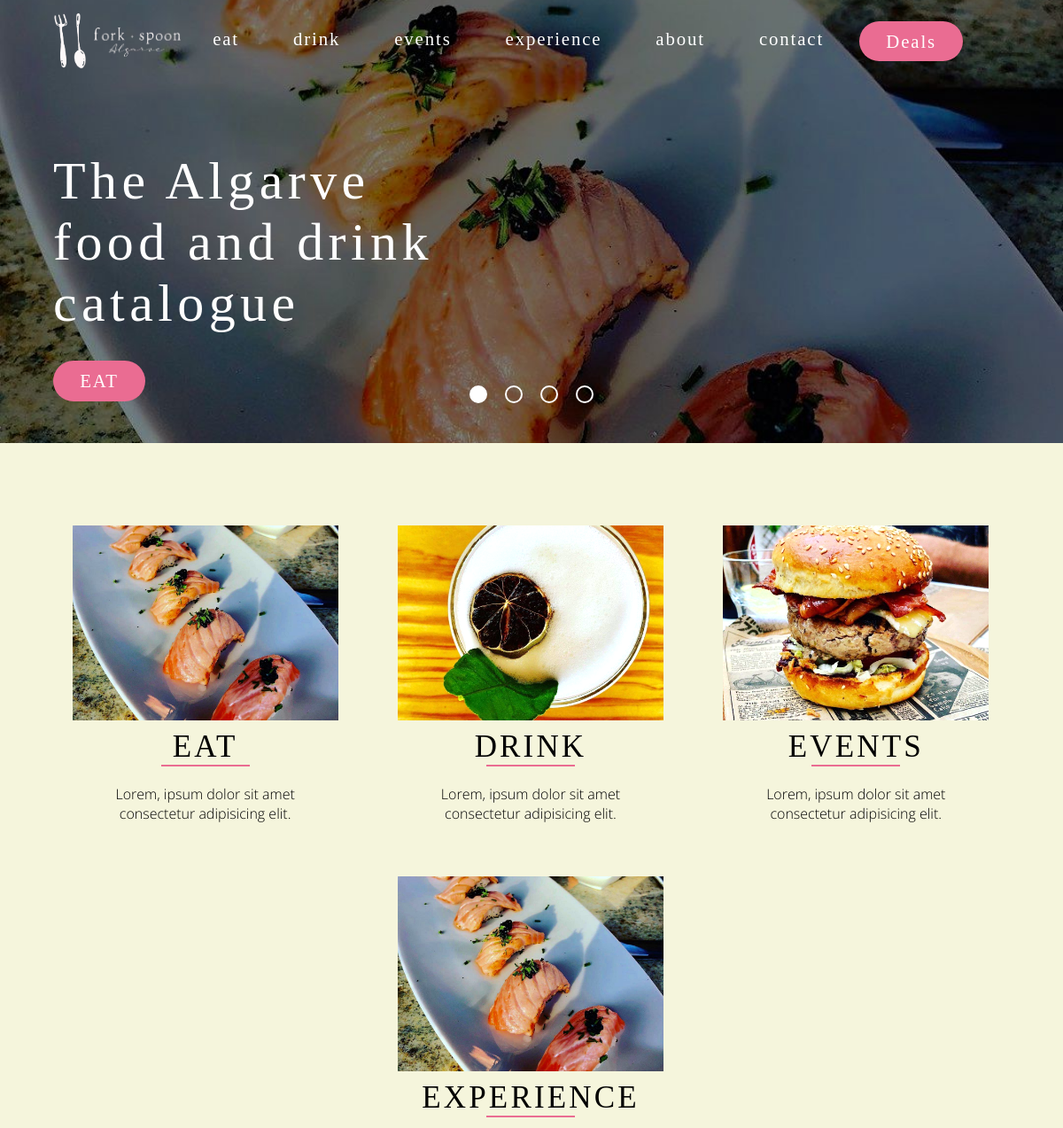
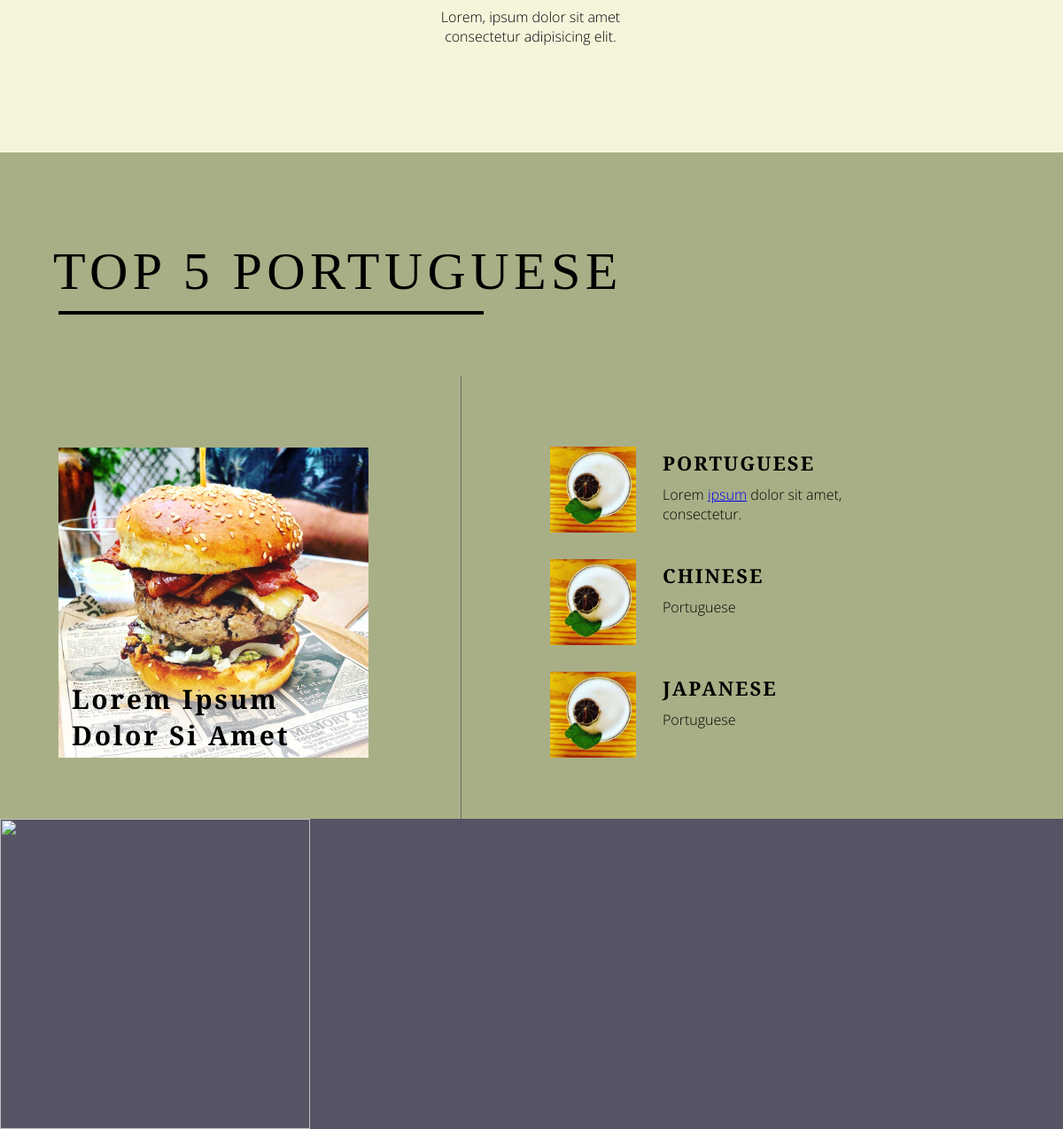
The page / on the database its author committed (2 pictures, top to bottom).
### home/models.py (models this page shows, shortened)
class NavBar(models.Model):
    logo = models.ImageField(upload_to="images/", default="")
    logo_text = models.ImageField(upload_to="images/", default="")
    link_1 = models.CharField(max_length=50)
    link_2 = models.CharField(max_length=50)
    link_3 = models.CharField(max_length=50)
    link_4 = models.CharField(max_length=50)
    link_5 = models.CharField(max_length=50)
    link_6 = models.CharField(max_length=50)
    button_text = models.CharField(max_length=50, default="DEALS")
    class Meta:
        verbose_name_plural = "Navigation bar"
    name = Meta()

class Hero(models.Model):
    button_text = models.CharField(max_length=30)
    slide = models.ImageField(upload_to='images/')
    class Meta:
        verbose_name = "Hero Slide"

class HeroTitle(models.Model):
    title = models.CharField(max_length=200)
    class Meta:
        verbose_name_plural = "Hero Title"
    def __str__(self):
        return self.title

class Category(models.Model):
    category_name = models.CharField(max_length=50)
    image = models.ImageField(upload_to='images/')
    category_description = models.TextField()
    class Meta:
        verbose_name_plural = "Categories"

class Top5(models.Model):
    Top_5 = models.CharField(max_length=100, default="Portuguese")
    Description = models.TextField(default="Portuguese")
    def create_links(self):
        string = self.Description
        if "{" in string:
            bracket_text = string[string.index("{"):string.index("]") + 1]
            link_text = string[string.index("{") + 1:string.index("}")]
            link = string[string.index("[") + 1:string.index("]")]
            self.Description = string.replace(bracket_text, f"<a href='{link}'>{link_text}</a>")
            return self.create_links()
        return string

class Example(models.Model):
    image = models.ImageField(upload_to='images/')

class Post(models.Model):
    Appear_on = models.ManyToManyField("Top5")
    image = models.ImageField(upload_to="images/")
    name = models.CharField(max_length=100)
    description = models.TextField(default="", blank=True)

### home/views.py (the view)
# urls.py: path('', include('home.urls')),
def home(request):
    context = {
        'navbar': NavBar.objects.first(),
        'slides': Hero.objects.all(),
        'title': HeroTitle.objects.first(),
        'categories': Category.objects.all(),
        'top5': Top5.objects.all(),
        'example': Example.objects.first()
    }
    return render(request, 'home/home.html', context)

### home/templates/home/home.html (shortened to what this page needs)
{% load static %}
<html lang="en">
<head>
    <link rel="stylesheet" href="{% static 'home/css/styles.css' %}">
</head>
<body>
    <nav id="nav">
        <div>
            <img src="{{navbar.logo.url}}" id="logo-image">
            <img src="{{navbar.logo_text.url}}" id="logo-description">
        </div>
        <ul id="linkList">
            <li><a href="">{{navbar.link_1}}</a></li>
            <li><a href="">{{navbar.link_2}}</a></li>
            <li><a href="">{{navbar.link_3}}</a></li>
            <li><a href="">{{navbar.link_4}}</a></li>
            <li><a href="">{{navbar.link_5}}</a></li>
            <li><a href="">{{navbar.link_6}}</a></li>
        </ul>
        <button onclick="test()">{{navbar.button_text}}</button>
    </nav>
    <div class="carousel">
        <div class="slider">
            {% for slide in slides %}
            <img src="{{slide.slide.url}}">
            {% endfor %}
        </div>
    </div>
    <h1 class="title">{{ title }}</h1>
    <div class="banner-buttons">
        {% for slide in slides %}
        <button class="banner-button">{{slide.button_text}}</button>
        {% endfor %}
    </div>
    <div class="carousel-selection">
        <button class="carousel-selector" onclick="SelectBanner(this)"></button>
    </div>
    <div class="categories">
        {% for category in categories %}
        <div>
            <img src="{{category.image.url}}" alt="">
            <h1>{{category.category_name}}</h1>
            <hr>
            <p>{{category.category_description}}</p>
        </div>
        {% endfor %}
    </div>
        <div class="top5">
            <h1>TOP 5 {{top5.first.Top_5}}</h1>
            <hr>
            <div class="example">
                <img src="{{example.image.url}}">
                <div></div>
                <p>Lorem Ipsum Dolor Si Amet</p>
            </div>
            <div class="sub-top5">
                {% for Top5 in top5 %}
                <div class="top-link">
                    <img src="{{Top5.post_set.first.image.url}}" alt="">
                    <div class="top-link__description">
                        <h3>{{Top5.Top_5}}</h3>
                        <p>{{Top5.create_links}}</p>
                    </div>
                </div>
                {% endfor %}
            </div>
        </div>
    <div class="feature">
        <img src="" alt="">
    </div>
</html>

### rows shown on the page
NavBar: logo (picture), logo_text (picture), link_1 "eat", link_2 "drink", link_3 "events", link_4 "experience", link_5 "about", link_6 "contact", button_text "Deals"
Hero: slide (picture), button_text "EAT"
HeroTitle: title "The Algarve food and drink catalogue"
Category: image (picture), category_name "EAT", category_description "Lorem, ipsum dolor sit amet consectetur adipisicing elit."
Category: image (picture), category_name "DRINK", category_description "Lorem, ipsum dolor sit amet consectetur adipisicing elit."
Category: image (picture), category_name "EVENTS", category_description "Lorem, ipsum dolor sit amet consectetur adipisicing elit."
Category: image (picture), category_name "EXPERIENCE", category_description "Lorem, ipsum dolor sit amet consectetur adipisicing elit."
Top5: first.Top_5 "PORTUGUESE", post_set.first.image (picture), Top_5 "PORTUGUESE", create_links "Lorem"
Example: image (picture)
Top5: post_set.first.image (picture), Top_5 "CHINESE", create_links "Portuguese"
Top5: post_set.first.image (picture), Top_5 "JAPANESE", create_links "Portuguese"
